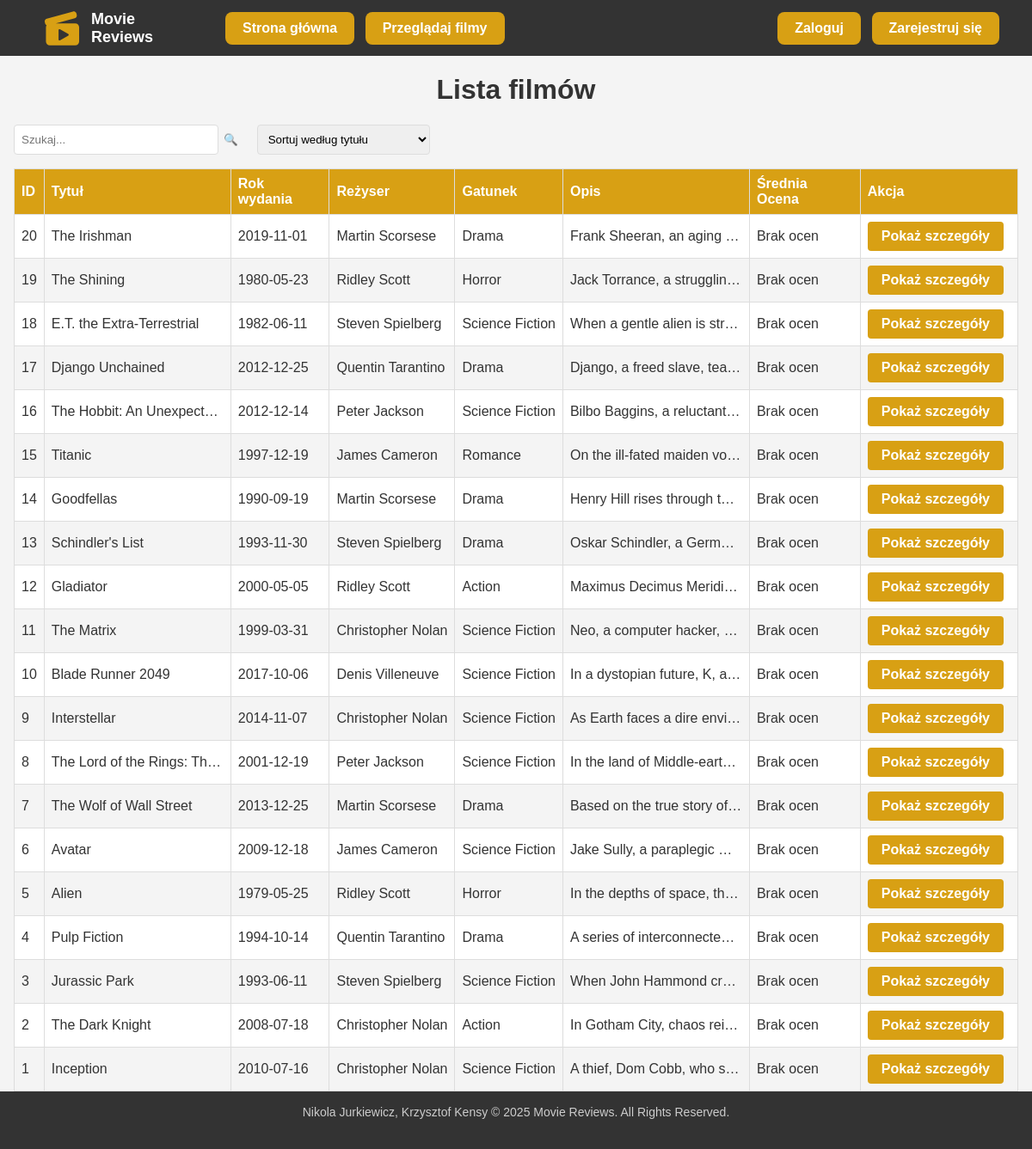
The page /generalMoviesList.php on the database as committed earlier.
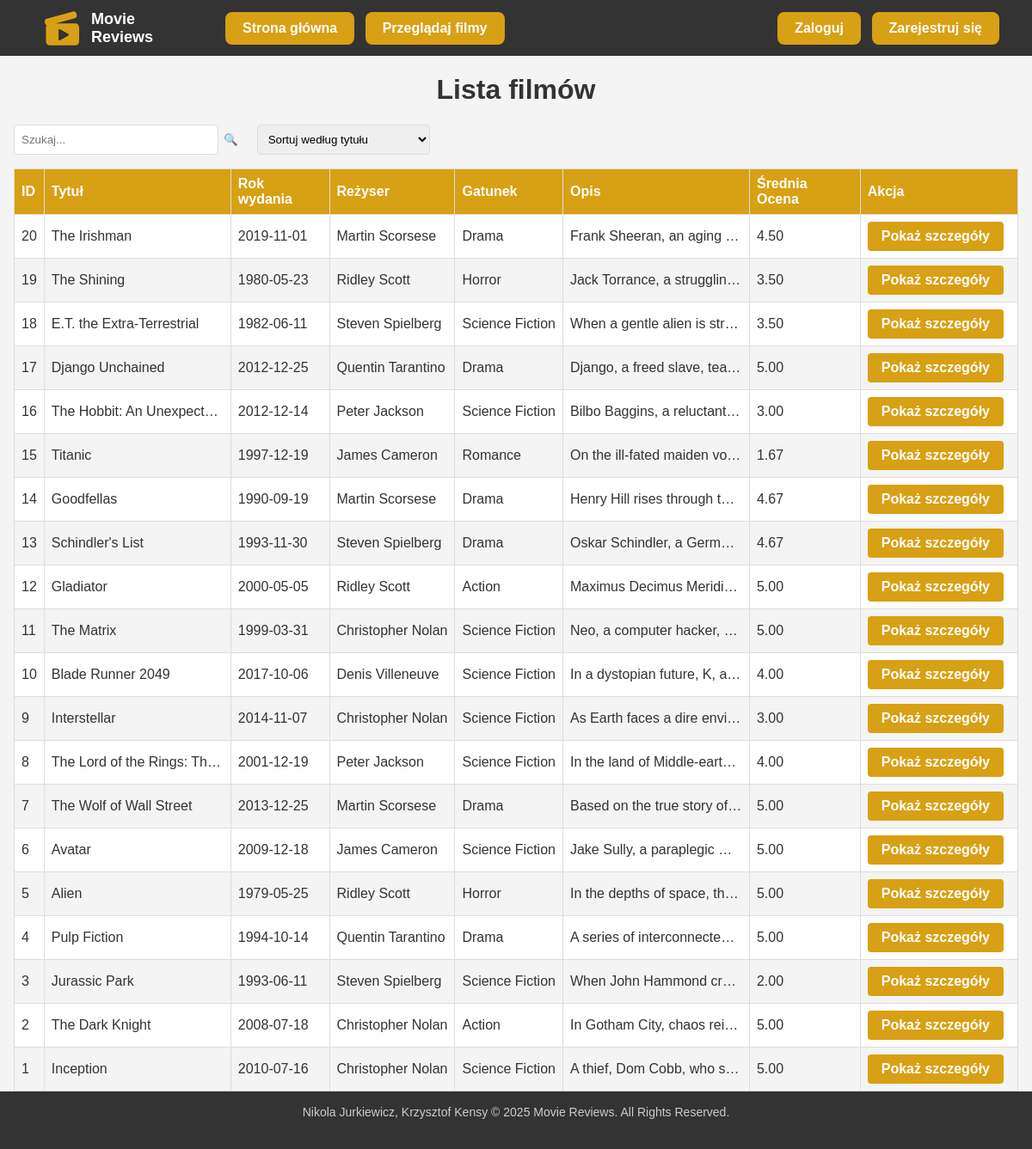
The same page on the database as committed later.
### tables this page shows
CREATE TABLE `movies` (
  `IdMovie` int(11) NOT NULL,
  `Title` varchar(100) NOT NULL,
  `IdDirector` int(11) NOT NULL,
  `IdGenre` int(11) NOT NULL,
  `ReleaseYear` date NOT NULL,
  `Description` varchar(2000) NOT NULL,
  `AverageRating` decimal(3,2) DEFAULT NULL
);

CREATE TABLE `directors` (
  `IdDirector` int(11) NOT NULL,
  `Name` varchar(100) NOT NULL
);

CREATE TABLE `genres` (
  `IdGenre` int(11) NOT NULL,
  `Name` varchar(100) NOT NULL
);

### generalMoviesList.php (the view, shortened to what this page needs)
<?php
include 'includes/header.php';
$conn = connectToDatabase();
$stmt = $conn->prepare("SELECT m.IdMovie, m.Title, m.ReleaseYear, m.Description,
                               d.Name AS Director, g.Name AS Genre , m.AverageRating
                        FROM Movies m
                        JOIN Directors d ON m.IdDirector = d.IdDirector
                        JOIN Genres g ON m.IdGenre = g.IdGenre
                        ORDER BY m.IdMovie DESC");
$stmt->execute();
$movies = $stmt->fetchAll(PDO::FETCH_ASSOC);
?>
<div class="container">
    <h1>Lista filmów</h1>
    <div class="toolbar">
        <input type="text" id="searchBox" placeholder="Szukaj..." />
        <button onclick="filterMovies()">🔍</button>
        <select id="sortSelect" onchange="sortMovies()">
            <option value="Title">Sortuj według tytułu</option>
        </select>
    </div>
    <?php if (empty($movies)): ?>
        <p>Brak filmów w bazie danych.</p>
    <?php else: ?>
        <table class="movie-table" id="movieTable">
            <thead>
                <tr>
                    <th>ID</th>
                    <th>Tytuł</th>
                    <th>Rok wydania</th>
                    <th>Reżyser</th>
                    <th>Gatunek</th>
                    <th>Opis</th>
                    <th>Średnia Ocena</th>
                    <th>Akcja</th>
                </tr>
            </thead>
            <tbody>
                <?php foreach ($movies as $movie): ?>
                    <tr>
                        <td><?php echo htmlspecialchars($movie['IdMovie']); ?></td>
                        <td><?php echo htmlspecialchars($movie['Title']); ?></td>
                        <td><?php echo htmlspecialchars($movie['ReleaseYear']); ?></td>
                        <td><?php echo htmlspecialchars($movie['Director']); ?></td>
                        <td><?php echo htmlspecialchars($movie['Genre']); ?></td>
                        <td><?php echo nl2br(htmlspecialchars($movie['Description'])); ?></td>
                        <td>
                            <?php if ($movie['AverageRating'] !== null): ?>
                                <?php echo number_format($movie['AverageRating'], 2); ?>
                            <?php else: ?>
                                Brak ocen
                            <?php endif; ?>
                        </td>
                        <td>
                            <a href="generalMovie.php?id=<?php echo $movie['IdMovie']; ?>" class="btn btn-details">Pokaż szczegóły</a>
                        </td>
                    </tr>
                <?php endforeach; ?>
            </tbody>
        </table>
    <?php endif; ?>
</div>
<?php include 'includes/footer.php'; ?>

### includes/header.php (shortened to what this page needs)
<!DOCTYPE html>
<html lang="en">
<head>
    <link rel="stylesheet" href="css/style.css">
</head>
<body>
<header>
    <nav class="navbar">
        <a href="index.php" class="logo">
            <img src="images/movie-reviews-logo.svg" alt="Logo" class="logo">
            <h1 class="logo">Movie Reviews</h1>
        </a>
        <div class="left-buttons">
            <a href="index.php" class="btn btn-home">Strona główna</a>
            <a href="generalMoviesList.php" class="btn">Przeglądaj filmy</a>
        </div>
        <div class="right-buttons">
            <?php if (isset($_SESSION['user_id'])): ?>
                <span class="welcome">Witaj, <?= htmlspecialchars($_SESSION['username']) ?>!</span>
                <?php if (isset($_SESSION['role']) && $_SESSION['role'] === 'Admin'): ?>
                    <a href="adminDashboard.php" class="btn">Panel Administratora</a>
                <?php endif; ?>
                <?php if ($_SESSION['role'] !== 'Admin'): ?>
                    <a href="userProfile.php" class="btn">Mój profil</a>
                <?php endif; ?>
                <a href="generalLogout.php" class="btn">Wyloguj</a>
            <?php else: ?>
                <a href="generalLogin.php" class="btn">Zaloguj</a>
                <a href="generalRegister.php" class="btn">Zarejestruj się</a>
            <?php endif; ?>
        </div>
    </nav>
</header>

### includes/footer.php (shortened to what this page needs)
    <footer>
        <div class="footer">
            <p>Nikola Jurkiewicz, Krzysztof Kensy &copy; <?php echo date('Y'); ?> Movie Reviews. All Rights Reserved.</p>
        </div>
    </footer>
</body>
</html>

### css/style.css (style rules this page uses)
:root { --header-height: 35px; --footer-height: 35px; }
body, html { background-color: #f4f4f4; font-family: "Arial", sans-serif; color: #333; height: 100%; margin: 0; padding: 0; }
.navbar { display: flex; justify-content: space-between; align-items: center; height: var(--header-height); padding: 15px 30px; background-color: #333; color: #fff; }
.logo { display: flex; flex-direction: row; width: 140px; height: 40px; margin: 0; padding: 2px; margin-left: 0.5rem; font-size: large; align-items: center; text-decoration: none; color: #fff; cursor: pointer; }
.btn-style, .right-buttons .btn, .left-buttons .btn { padding: 10px 20px; font-size: 1rem; font-weight: bold; text-decoration: none; color: #fff; background-color: #d8a014; border-radius: 8px; transition: background-color 0.3s ease, transform 0.2s ease; }
.left-buttons { flex: 1; margin-left: 5rem; }
.right-buttons { flex: 1; text-align: right; }
footer { background-color: #333; color: #ccc; text-align: center; height: var(--footer-height); padding: 1rem 0; width: 100%; }
footer p { margin: 0; font-size: 0.875rem; }
.container { min-height: calc(93vh - var(--header-height) - var(--footer-height)); height: -moz-fit-content; height: fit-content; max-width: 1200px; margin: 0 auto; padding: 0 1rem; flex: 1; }
.container h1 { text-align: center; }
.toolbar { display: flex; gap: 1rem; margin-bottom: 1rem; }
.toolbar input, .toolbar select { padding: 0.5rem; border-radius: 4px; border: 1px solid #ddd; }
.toolbar input { width: 220px; margin-right: -10px; }
.toolbar button { padding-left: 0; border: none; cursor: pointer; background-color: transparent; transition: transform 0.3s ease; }
.table, .movie-table, .reviews-table { width: 100%; border-collapse: collapse; margin-top: 1rem; }
.table th, .movie-table th, .reviews-table th, .table td, .movie-table td, .reviews-table td { padding: 0.5rem; text-align: left; border: 1px solid #ddd; }
.table th, .movie-table th, .reviews-table th { background-color: #d8a014; color: #fff; font-weight: 700; }
.table tr:nth-child(even), .movie-table tr:nth-child(even), .reviews-table tr:nth-child(even) { background-color: #f4f4f4; }
.table tr:nth-child(odd), .movie-table tr:nth-child(odd), .reviews-table tr:nth-child(odd) { background-color: #fff; }
.table td, .movie-table td, .reviews-table td { max-width: 200px; overflow: hidden; text-overflow: ellipsis; white-space: nowrap; }
.table td a, .movie-table td a, .reviews-table td a { text-decoration: none; }
.btn, .reviews-table .btn, .movie-table .btn { display: inline-block; padding: 0.5rem 1rem; font-weight: 700; background-color: #d8a014; color: #fff; border-radius: 4px; text-align: center; text-decoration: none; cursor: pointer; border: none; margin-right: 0.5rem; }

Rows that differ between the two databases and show on the page:
changed movies "The Irishman": AverageRating (not shown) → "4.50"; no longer shows "Brak ocen"
changed movies "The Shining": AverageRating (not shown) → "3.50"; no longer shows "Brak ocen"
changed movies "E.T. the Extra-Terrestrial": AverageRating (not shown) → "3.50"; no longer shows "Brak ocen"
changed movies "Django Unchained": AverageRating (not shown) → "5.00"; no longer shows "Brak ocen"
changed movies "The Hobbit: An Unexpect…": AverageRating (not shown) → "3.00"; no longer shows "Brak ocen"
changed movies "Titanic": AverageRating (not shown) → "1.67"; no longer shows "Brak ocen"
changed movies "Goodfellas": AverageRating (not shown) → "4.67"; no longer shows "Brak ocen"
changed movies "Schindler's List": AverageRating (not shown) → "4.67"; no longer shows "Brak ocen"
changed movies "Gladiator": AverageRating (not shown) → "5.00"; no longer shows "Brak ocen"
changed movies "The Matrix": AverageRating (not shown) → "5.00"; no longer shows "Brak ocen"
changed movies "Blade Runner 2049": AverageRating (not shown) → "4.00"; no longer shows "Brak ocen"
changed movies "Interstellar": AverageRating (not shown) → "3.00"; no longer shows "Brak ocen"
changed movies "The Lord of the Rings: Th…": AverageRating (not shown) → "4.00"; no longer shows "Brak ocen"
changed movies "The Wolf of Wall Street": AverageRating (not shown) → "5.00"; no longer shows "Brak ocen"
changed movies "Avatar": AverageRating (not shown) → "5.00"; no longer shows "Brak ocen"
changed movies "Alien": AverageRating (not shown) → "5.00"; no longer shows "Brak ocen"
changed movies "Pulp Fiction": AverageRating (not shown) → "5.00"; no longer shows "Brak ocen"
changed movies "Jurassic Park": AverageRating (not shown) → "2.00"; no longer shows "Brak ocen"
changed movies "The Dark Knight": AverageRating (not shown) → "5.00"; no longer shows "Brak ocen"
changed movies "Inception": AverageRating (not shown) → "5.00"; no longer shows "Brak ocen"
